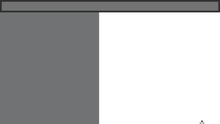
%> input picture tarea2/run/img/interfaz.png, 220 x 124 px, shrunk from 1920 x 1080 before the run
$ octave --eval "result = Window;"   (GNU Octave 9; MATLAB toolbox functions it lacks are replaced by stand-ins)
%> lines starting %> are read from the running program, lines starting %| are printed output that depends on the picture
### tarea2/run/wnd/Window_def.m
## -*- texinfo -*-
## @deftypefn  {} {} dummy()
##
## This is a dummy function documentation. This file have a lot functions
## and each one have a little documentation. This text is to avoid a warning when
## install this file as part of package.
## @end deftypefn
##
## Set the graphics toolkit and force read this file as script file (not a function file).
##
graphics_toolkit qt;
##


##
##
## Begin callbacks definitions
##

## @deftypefn  {} {} btn1_doIt (@var{src}, @var{data}, @var{Window})
##
## Define a callback for default action of btn1 control.
##
## @end deftypefn
% [74 lines left out: functions btn1_doIt, Button_7_doIt, Button_9_doIt, not called in this run]


## @deftypefn  {} {@var{ret} = } show_Window()
##
## Create windows controls over a figure, link controls with callbacks and return
## a window struct representation.
##
## @end deftypefn
function ret = show_Window()
  _scrSize = get(0, "screensize");
  _xPos = (_scrSize(3) - 1049)/2;
  _yPos = (_scrSize(4) - 621)/2;
   Window = figure ( ...
	'Color', [0.941 0.941 0.941], ...
	'Position', [_xPos _yPos 1049 621], ...
	'resize', 'off', ...
	'windowstyle', 'normal', ...
	'MenuBar', 'none');
	 set(Window, 'visible', 'off');
  img1 = axes( ...
	'Units', 'pixels', ...
	'parent',Window, ...
	'FontAngle', 'normal', ...
	'FontName', 'Arial', ...
	'FontSize', 10, 'FontUnits', 'points', ...
	'FontWeight', 'normal', ...
	'Position', [-6 -5 1056 638]);
  btn1 = uicontrol( ...
	'parent',Window, ...
	'Style','pushbutton', ...
	'Units', 'pixels', ...
	'BackgroundColor', [0.451 0.451 0.451], ...
	'FontAngle', 'normal', ...
	'FontName', 'Consolas', ...
	'FontSize', 11, 'FontUnits', 'points', ...
	'FontWeight', 'normal', ...
	'ForegroundColor', [0.941 0.941 0.941], ...
	'Position', [136 222 211 40], ...
	'String', 'CARGAR Y FILTRAR IMAGEN', ...
	'TooltipString', '');
  label1 = uicontrol( ...
	'parent',Window, ...
	'Style','text', ...
	'Units', 'pixels', ...
	'BackgroundColor', [0.451 0.451 0.451], ...
	'FontAngle', 'normal', ...
	'FontName', 'Consolas', ...
	'FontSize', 12, 'FontUnits', 'points', ...
	'FontWeight', 'bold', ...
	'ForegroundColor', [0.941 0.941 0.941], ...
	'HorizontalAlignment', 'center', ...
	'Position', [10 579 423 19], ...
	'String', ' Eliminacion de Ruido del Tipo Salt and Pepper ', ...
	'TooltipString', '');
  Button_7 = uicontrol( ...
	'parent',Window, ...
	'Style','pushbutton', ...
	'Units', 'pixels', ...
	'BackgroundColor', [0.451 0.451 0.451], ...
	'FontAngle', 'normal', ...
	'FontName', 'Arial', ...
	'FontSize', 10, 'FontUnits', 'points', ...
	'FontWeight', 'bold', ...
	'ForegroundColor', [0.941 0.941 0.941], ...
	'Position', [1015 571 23 24], ...
	'String', '?', ...
	'TooltipString', '');
  combo1 = uicontrol( ...
	'parent',Window, ...
	'Style','popupmenu', ...
	'Units', 'pixels', ...
	'BackgroundColor', [0.451 0.451 0.451], ...
	'FontAngle', 'italic', ...
	'FontName', 'Arial', ...
	'FontSize', 8, 'FontUnits', 'points', ...
	'FontWeight', 'bold', ...
	'ForegroundColor', [0.941 0.941 0.941], ...
	'Position', [160 320 170 31], ...
	'String', 'Mediana|Fast Median Filter|HPDBMF', ...
	'TooltipString', '');
  Label_12 = uicontrol( ...
	'parent',Window, ...
	'Style','text', ...
	'Units', 'pixels', ...
	'BackgroundColor', [0.451 0.451 0.451], ...
	'FontAngle', 'normal', ...
	'FontName', 'Arial', ...
	'FontSize', 8, 'FontUnits', 'points', ...
	'FontWeight', 'normal', ...
	'ForegroundColor', [0.941 0.941 0.941], ...
	'HorizontalAlignment', 'center', ...
	'Position', [190 363 90 14], ...
	'String', 'TIPO DE FILTRADO', ...
	'TooltipString', '');
  Button_9 = uicontrol( ...
	'parent',Window, ...
	'Style','pushbutton', ...
	'Units', 'pixels', ...
	'BackgroundColor', [0.941 0.941 0.941], ...
	'FontAngle', 'normal', ...
	'FontName', 'Arial', ...
	'FontSize', 6, 'FontUnits', 'points', ...
	'FontWeight', 'normal', ...
	'ForegroundColor', [0.451 0.451 0.451], ...
	'Position', [985 15 50 22], ...
	'String', 'Guardar', ...
	'TooltipString', '');
  img3 = axes( ...
	'Units', 'pixels', ...
	'parent',Window, ...
	'FontAngle', 'normal', ...
	'FontName', 'Arial', ...
	'FontSize', 10, 'FontUnits', 'points', ...
	'FontWeight', 'normal', ...
	'Position', [572 276 358 273]);
  img4 = axes( ...
	'Units', 'pixels', ...
	'parent',Window, ...
	'FontAngle', 'normal', ...
	'FontName', 'Arial', ...
	'FontSize', 10, 'FontUnits', 'points', ...
	'FontWeight', 'normal', ...
	'Position', [572 5 358 269]);
  Label_5 = uicontrol( ...
	'parent',Window, ...
	'Style','text', ...
	'Units', 'pixels', ...
	'BackgroundColor', [0.941 0.941 0.941], ...
	'FontAngle', 'normal', ...
	'FontName', 'Arial', ...
	'FontSize', 10, 'FontUnits', 'points', ...
	'FontWeight', 'normal', ...
	'ForegroundColor', [0.451 0.451 0.451], ...
	'HorizontalAlignment', 'center', ...
	'Position', [690 520 90 16], ...
	'String', 'Imagen Original', ...
	'TooltipString', '');
  Label_6 = uicontrol( ...
	'parent',Window, ...
	'Style','text', ...
	'Units', 'pixels', ...
	'BackgroundColor', [0.941 0.941 0.941], ...
	'FontAngle', 'normal', ...
	'FontName', 'Arial', ...
	'FontSize', 10, 'FontUnits', 'points', ...
	'FontWeight', 'normal', ...
	'ForegroundColor', [0.451 0.451 0.451], ...
	'HorizontalAlignment', 'center', ...
	'Position', [700 245 89 16], ...
	'String', 'Imagen Filtrada', ...
	'TooltipString', '');
  Frame_1 = uicontrol( ...
	'parent',Window, ...
	'Style','frame', ...
	'Units', 'pixels', ...
	'BackgroundColor', [0.941 0.941 0.941], ...
	'FontName', 'Arial', ...
	'FontSize', 10, 'FontUnits', 'points', ...
	'Position', [1055 289 90 22], ...
	'TooltipString', '');

  Window = struct( ...
      'figure', Window, ...
      'img1', img1, ...
      'btn1', btn1, ...
      'label1', label1, ...
      'Button_7', Button_7, ...
      'combo1', combo1, ...
      'Label_12', Label_12, ...
      'Button_9', Button_9, ...
      'img3', img3, ...
      'img4', img4, ...
      'Label_5', Label_5, ...
      'Label_6', Label_6, ...
      'Frame_1', Frame_1);


  set (btn1, 'callback', {@btn1_doIt, Window});
  set (Button_7, 'callback', {@Button_7_doIt, Window});
  set (Button_9, 'callback', {@Button_9_doIt, Window});
  dlg = struct(Window);

%
% El código fuente escrito aquí será ejecutado cuando
% la ventana se haga visible. Funciona como el evento 'onLoad' de otros lenguajes.
%

text = '..\img\interfaz.png';

A = imread(text);
%> A is the input picture: size 124x220x3 uint8; mean R, G, B 181.3, 181.8, 182.2
axes(Window.img1);
imshow(A);

text2 = '..\img\cargar.png';

A = imread(text2);
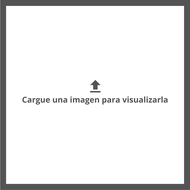
%> input picture tarea2/run/img/cargar.png, 190 x 190 px, shrunk from 1654 x 1654 before the run
%> A is the input picture: size 190x190x3 uint8; min 56, max 255, mean 232.1
axes(Window.img3);
imshow(A);

text3 = '..\img\filtrar.png';

A = imread(text3);
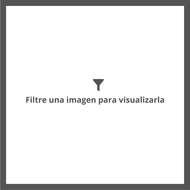
%> input picture tarea2/run/img/filtrar.png, 190 x 190 px, shrunk from 1654 x 1654 before the run
%> A is the input picture: size 190x190x3 uint8; min 54, max 255, mean 232.2
axes(Window.img4);
imshow(A);


  set(Window.figure, 'visible', 'on');
  ret = Window;
end

### tarea2/run/wnd/Window.m
## -*- texinfo -*-
## @deftypefn  {} {@var{wnd} =} Window ()
##
## Create and show the dialog, return a struct as representation of dialog.
##
## @end deftypefn
function wnd = Window()
[_dir, _name, _ext] = fileparts( mfilename('fullpathext') );
global _tarea2BasePath = strtrunc(_dir, length(_dir) - 4);
global _tarea2ImgPath = [ strtrunc(_dir, length(_dir) - 4) filesep() 'img'];
  Window_def;
  wnd = show_Window();
end
